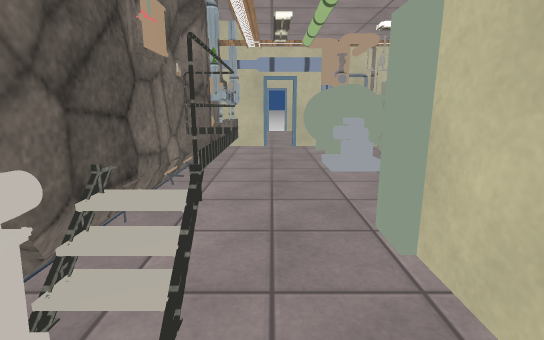
view 1 (above)

17 first-person views from a walk through a scene from a Unity 3-D project. The camera is 1.2 m above the floor, tilts 12° down and sees 85° across. Doors are open. The floor is counted in squares, 0.5 m on a side. Each view is taken from the middle of a square. On the plan, view 1 faces up. The plan holds only what a view shows up to about 19 squares ahead; the rest is blank. The place goes on beyond the plan. The player is left out. Some surface patterns are stand-ins.

view 2
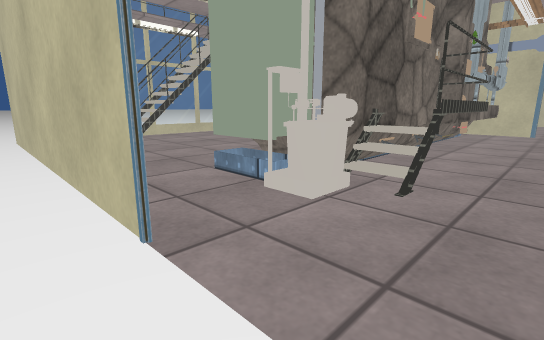

view 3
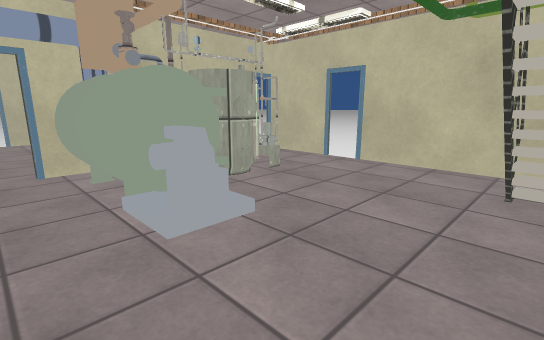

view 4
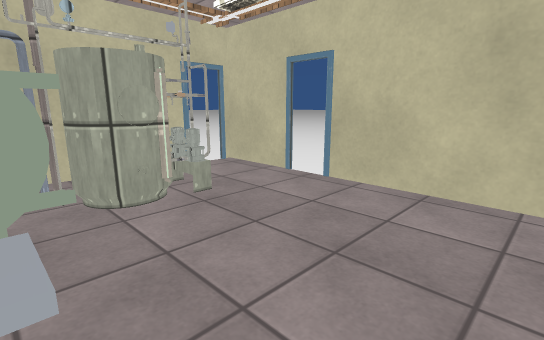

view 5
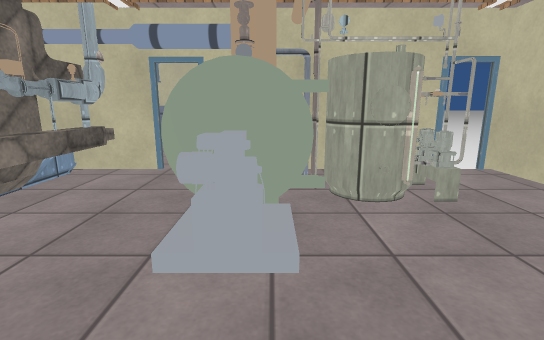

view 6
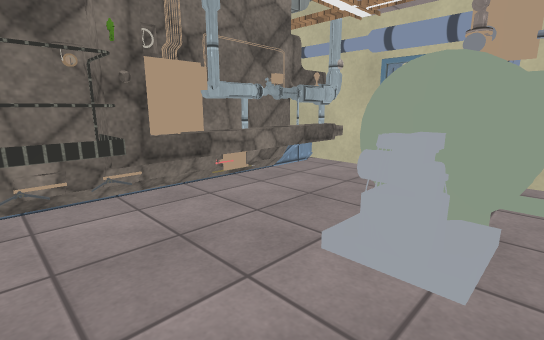

view 7
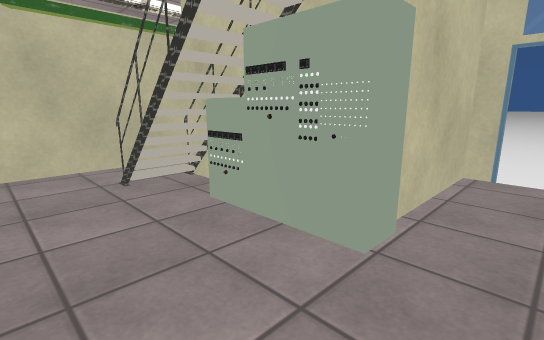

view 8
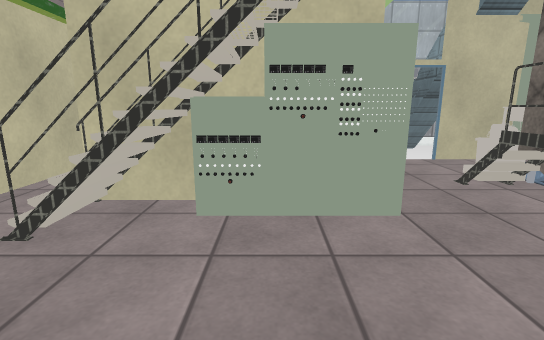

view 9
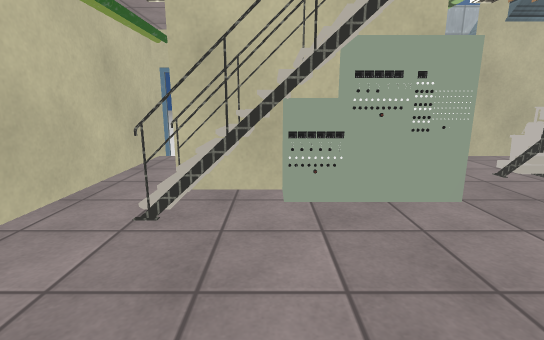

view 10
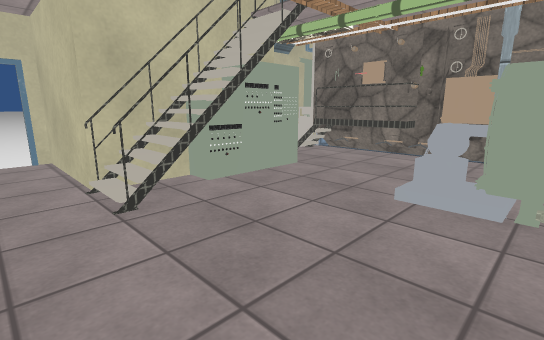

view 11
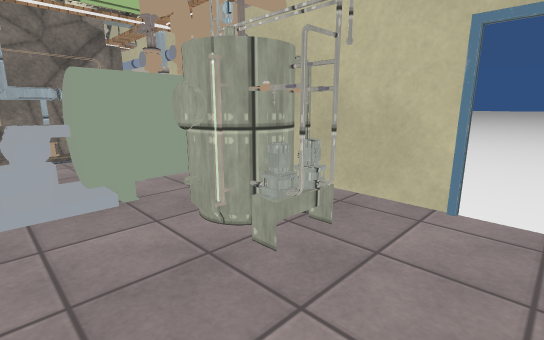

view 12
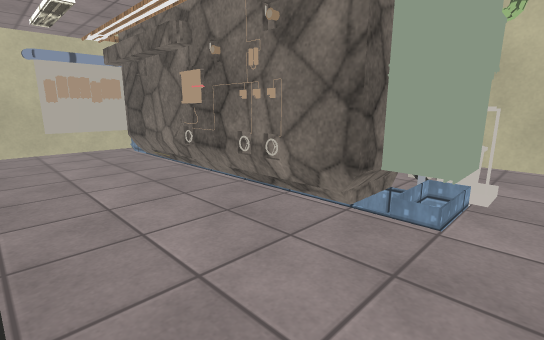

view 13
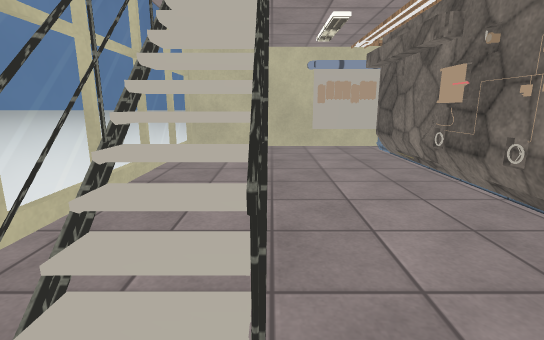

view 14
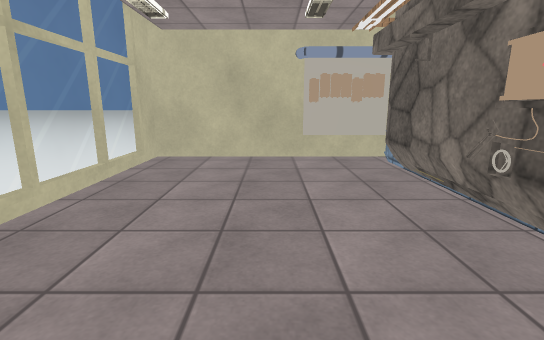

view 15
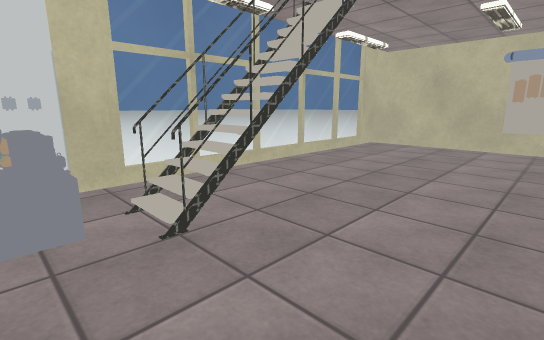

view 16
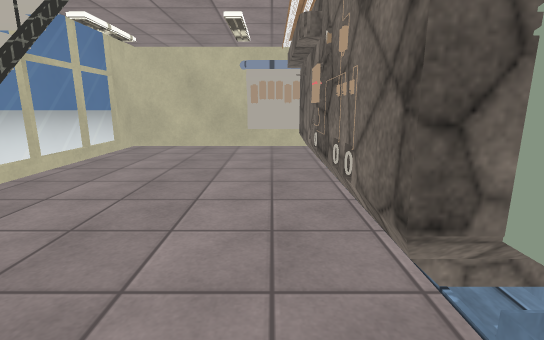

view 17
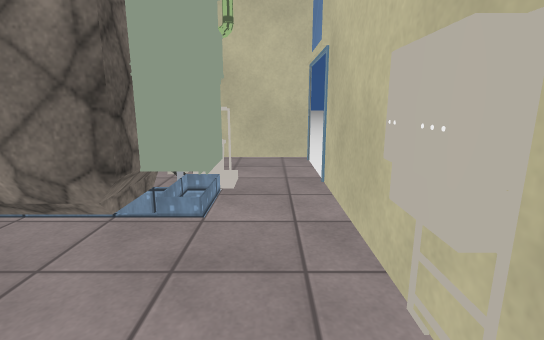

### Floor plan
Key: @ floor where view 1 was taken; # wall or solid block; x gap in a wall; . main floor; - floor 0.5 m lower than the main floor; / step, stairs or slope; D open door; = window, fence, low wall or low ledge; ^ raised ledge; P pipe; T thing the floor can be seen under or through; O other object.
Columns run from 24 left of view 1 to 18 right of it. Each row starts with its distance up from view 1.
 19 ----   ##    #######  #####       #D#
 18 ----   ######  OOO## ## ..# #######DD#   --
 17 ----   #..........#= ##...#  P  .....#  ---
 16 ----   =#.........#  ##...#  POOOO...#  --
 15 ----   =#........##  ##...####OOOO...#
 14 ----   =#........##  ##...####OO#....D
 13 -----  =#........##  ##...x^##.......D
 12  ----  =#........#^  ##...OO ........#
 11   ---  =#........#^  ##...///........#
 10   ---  =#........#^  ^#..............#
  9    --  =#........##  ##..............#
  8        =#........O#  #.T.............#
  7        =#........##  #.T......##x#/..#
  6        =#.TT.....##  #.T..######^//..#
  5        =#.TTT....##  #.T..#  ######D.#
  4        =#.TTT....##=##=...#    ####DD#
  3        = .TTT....####O=...#       #..#
  2        # .T=T.....OOO#^...#       #..#
  1        ##. # ......OO#....#       #..#
  0          O^=............@.#       #..#
 -1  ------  ###..##..........#       #. #
 -2  ------###############DDDD#---    #DD#
 -3            ------------  -  --
 -4
 -5
 -6                    ##    --
 -7                    ##    --       --
 -8                          --       --
 -9                          --       --
-10                          --       --

Positions as (right, up) in squares from view 1, and headings:
1: (0, 0), facing up
2: (1, -3), facing up-left
3: (0, 6), facing up-right
4: (4, 7), facing up-right
5: (4, 7), facing up
6: (5, 7), facing up-left
7: (0, 10), facing down-right
8: (5, 12), facing down
9: (7, 13), facing down
10: (12, 14), facing down-left
11: (12, 11), facing up-left
12: (-12, 0), facing up-right
13: (-12, 0), facing up
14: (-11, 4), facing up
15: (-7, -1), facing up-left
16: (-8, 0), facing up
17: (-12, 0), facing right
